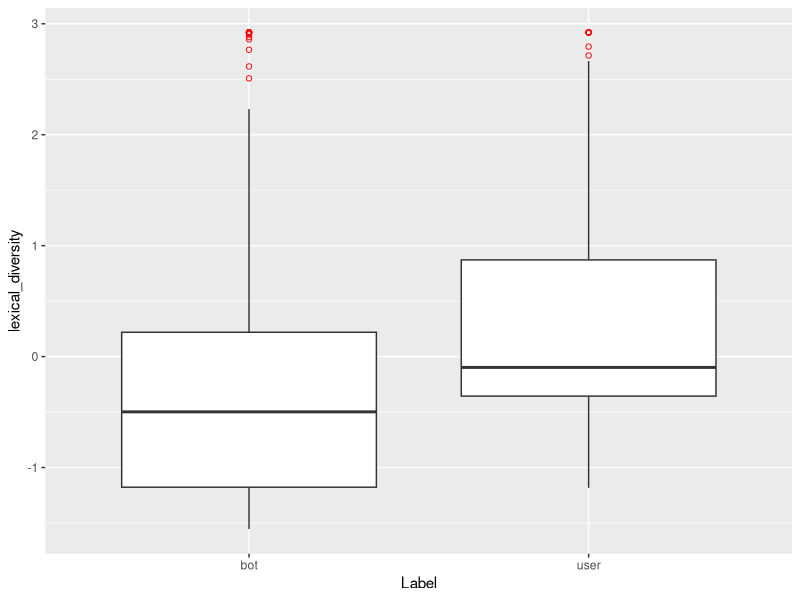
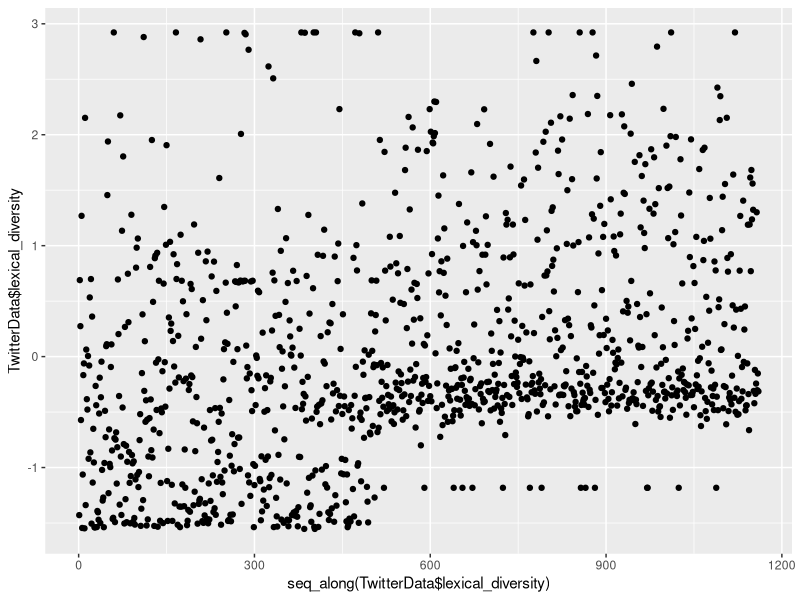
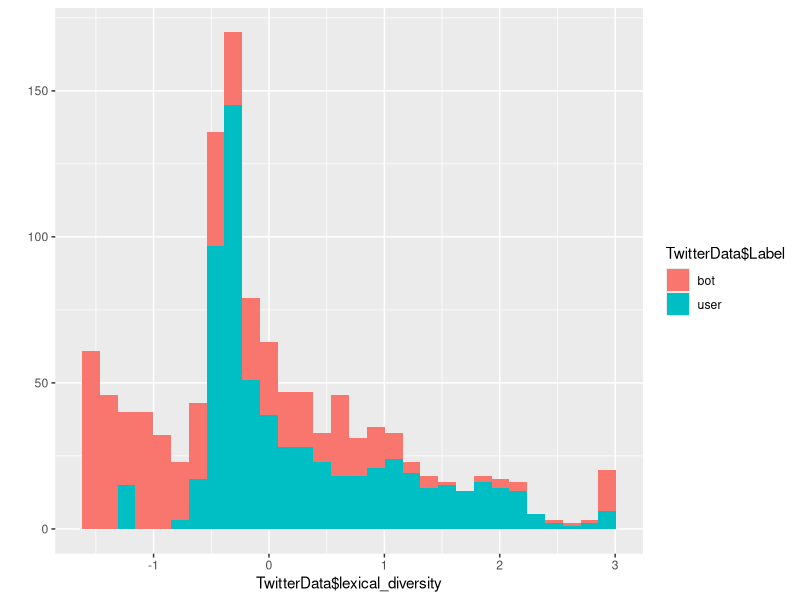
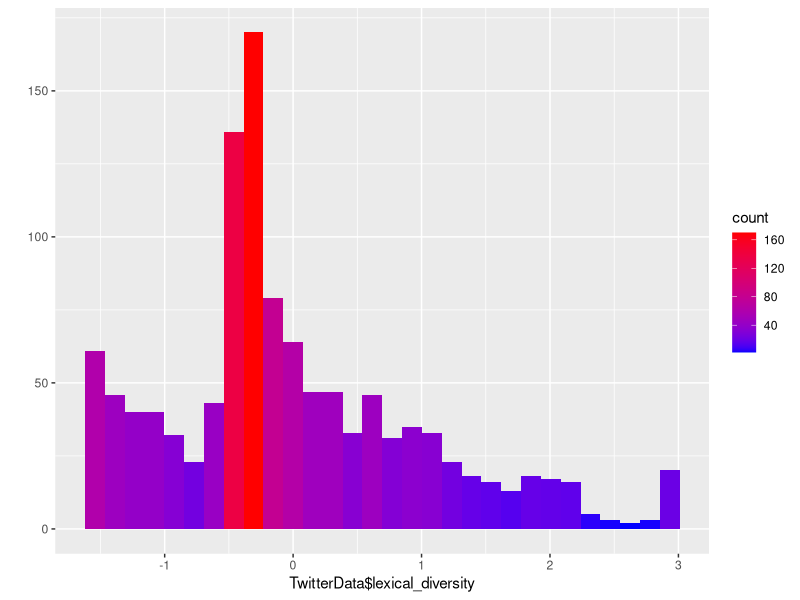
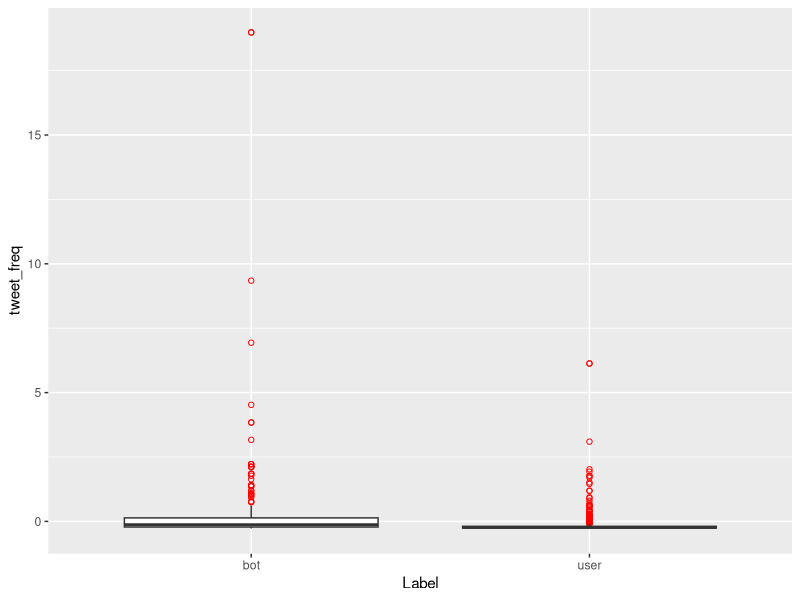
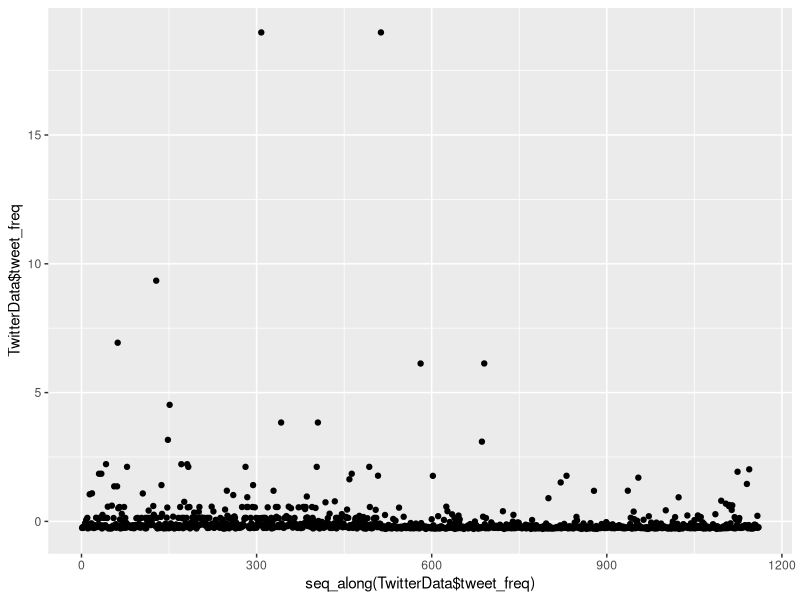
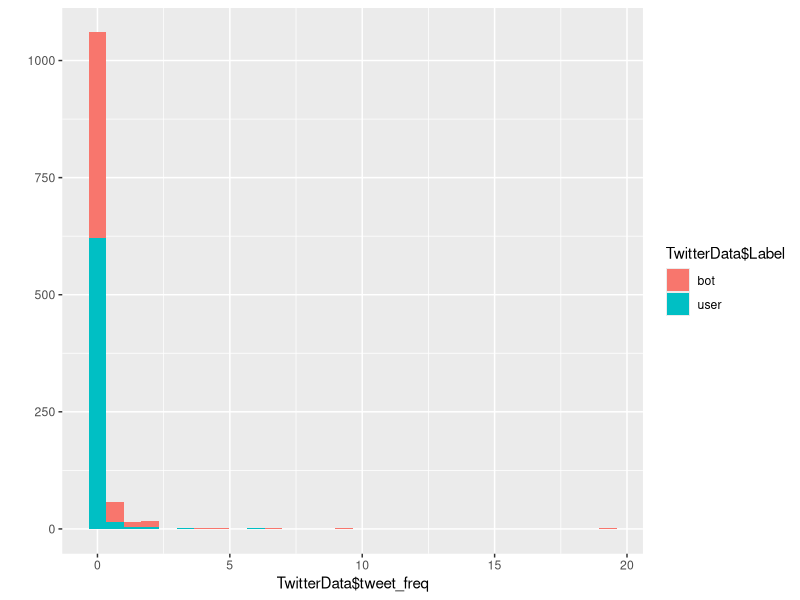
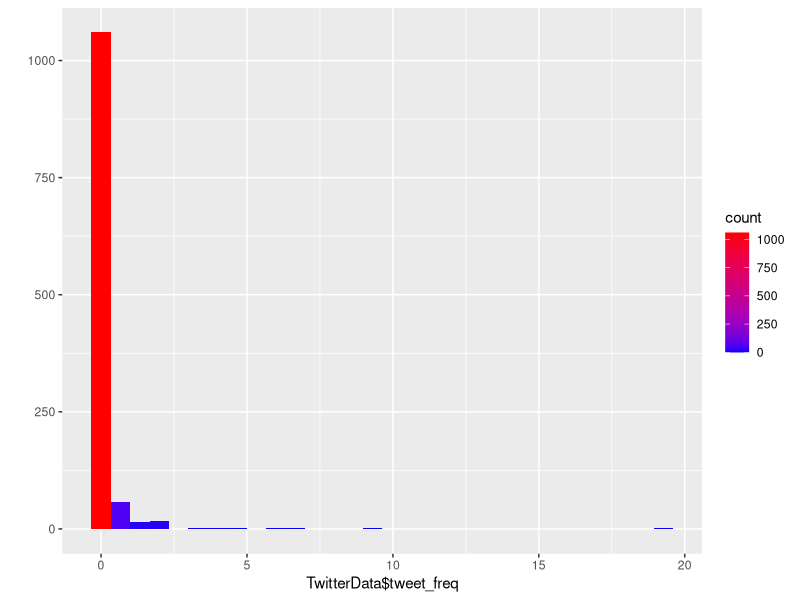

Write R code to recreate these figures, in order.
library('ggplot2')

bots <- read.csv("Bots.csv")
rownames(bots) <- bots$X
bots$X = NULL
bots <- as.data.frame(t(bots[,-1]))
bots$Label = factor('bot')

users <- read.csv("Users.csv")
rownames(users) <- users$X
users$X = NULL
users <- as.data.frame(t(users[,-1]))
users$Label = factor('user')

TwitterData <- rbind(bots, users)
rm(bots, users)

TwitterData[, -8] = scale(TwitterData[,-8])

#lexical diversity
#lex_normalized <- (TwitterData$lexical_diversity-min(TwitterData$lexical_diversity))/(max(TwitterData$lexical_diversity)-min(TwitterData$lexical_diversity))
lex_bp <- ggplot(TwitterData, aes(Label, lexical_diversity)) + geom_boxplot(outlier.colour = "red", outlier.shape = 1)
lex_Scatter <- qplot(seq_along(TwitterData$lexical_diversity), TwitterData$lexical_diversity)
lex_StackedBar <- qplot(x=TwitterData$lexical_diversity, fill=TwitterData$Label, geom="histogram") 
lex_heatBar <- qplot(x=TwitterData$lexical_diversity, fill=..count.., geom="histogram") + scale_fill_gradient(low="blue", high="red")

#tweet frequency
#tf_normalized <- (TwitterData$tweet_freq-min(TwitterData$tweet_freq))/(max(TwitterData$tweet_freq)-min(TwitterData$tweet_freq))
tf_bp <- ggplot(TwitterData, aes(Label, tweet_freq)) + geom_boxplot(outlier.colour = "red", outlier.shape = 1)
tf_Scatter <- qplot(seq_along(TwitterData$tweet_freq), TwitterData$tweet_freq)
tf_StackedBar <- qplot(x=TwitterData$tweet_freq, fill=TwitterData$Label, geom="histogram") 
tf_heatBar <- qplot(x=TwitterData$tweet_freq, fill=..count.., geom="histogram") + scale_fill_gradient(low="blue", high="red")

#statuses count
#sc_normalized <- (TwitterData$statuses_count-min(TwitterData$statuses_count))/(max(TwitterData$statuses_count)-min(TwitterData$statuses_count))
sc_bp <- ggplot(TwitterData, aes(Label, statuses_count)) + geom_boxplot(outlier.colour = "red", outlier.shape = 1)
sc_Scatter <- qplot(seq_along(TwitterData$statuses_count), TwitterData$statuses_count)
sc_StackedBar <- qplot(x=TwitterData$statuses_count, fill=TwitterData$Label, geom="histogram") 
sc_heatBar <- qplot(x=TwitterData$statuses_count, fill=..count.., geom="histogram") + scale_fill_gradient(low="blue", high="red")

#follower ratio
#fr_normalized <- (TwitterData$follower_ratio-min(TwitterData$follower_ratio))/(max(TwitterData$follower_ratio)-min(TwitterData$follower_ratio))
fr_bp <- ggplot(TwitterData, aes(Label, follower_ratio)) + geom_boxplot(outlier.colour = "red", outlier.shape = 1)
fr_Scatter <- qplot(seq_along(TwitterData$follower_ratio), TwitterData$follower_ratio)
fr_StackedBar <- qplot(x=TwitterData$follower_ratio, fill=TwitterData$Label, geom="histogram") 
fr_heatBar <- qplot(x=TwitterData$follower_ratio, fill=..count.., geom="histogram") + scale_fill_gradient(low="blue", high="red")

#listed count
#lc_normalized <- (TwitterData$listed_count-min(TwitterData$listed_count))/(max(TwitterData$listed_count)-min(TwitterData$listed_count))
lc_bp <- ggplot(TwitterData, aes(Label, listed_count)) + geom_boxplot(outlier.colour = "red", outlier.shape = 1)
lc_Scatter <- qplot(seq_along(TwitterData$listed_count), TwitterData$listed_count)
lc_StackedBar <- qplot(x=TwitterData$listed_count, fill=TwitterData$Label, geom="histogram") 
lc_heatBar <- qplot(x=TwitterData$listed_count, fill=..count.., geom="histogram") + scale_fill_gradient(low="blue", high="red")

#quotes
#q_normalized <- (TwitterData$quotes-min(TwitterData$quotes))/(max(TwitterData$quotes)-min(TwitterData$quotes))
q_bp <- ggplot(TwitterData, aes(Label, quotes)) + geom_boxplot(outlier.colour = "red", outlier.shape = 1)
q_Scatter <- qplot(seq_along(TwitterData$quotes), TwitterData$quotes)
q_StackedBar <- qplot(x=TwitterData$quotes, fill=TwitterData$Label, geom="histogram") 
q_heatBar <- qplot(x=TwitterData$quotes, fill=..count.., geom="histogram") + scale_fill_gradient(low="blue", high="red")

#replies
#r_normalized <- (TwitterData$replies-min(TwitterData$replies))/(max(TwitterData$replies)-min(TwitterData$replies))
r_bp <- ggplot(TwitterData, aes(Label, replies)) + geom_boxplot(outlier.colour = "red", outlier.shape = 1)
r_Scatter <- qplot(seq_along(TwitterData$replies), TwitterData$replies)
r_StackedBar <- qplot(x=TwitterData$replies, fill=TwitterData$Label, geom="histogram") 
r_heatBar <- qplot(x=TwitterData$replies, fill=..count.., geom="histogram") + scale_fill_gradient(low="blue", high="red")

lex_bp
lex_Scatter
lex_StackedBar
lex_heatBar

tf_bp
tf_Scatter
tf_StackedBar
tf_heatBar

fr_bp
fr_Scatter
fr_StackedBar
fr_heatBar

sc_bp
sc_Scatter
sc_StackedBar
sc_heatBar

lc_bp
lc_Scatter
lc_StackedBar
lc_heatBar

q_bp
q_Scatter
q_StackedBar
q_heatBar

r_bp
r_Scatter
r_StackedBar
r_heatBar
